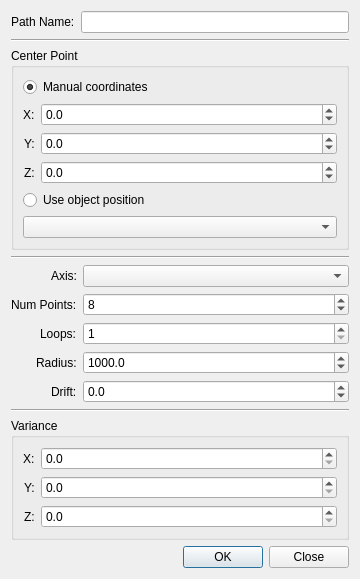
<?xml version="1.0" encoding="UTF-8"?>
<ui version="4.0">
 <class>fso::fred::dialogs::WaypointPathGeneratorDialog</class>
 <widget class="QDialog" name="fso::fred::dialogs::WaypointPathGeneratorDialog">
  <property name="geometry">
   <rect>
    <x>0</x>
    <y>0</y>
    <width>360</width>
    <height>560</height>
   </rect>
  </property>
  <property name="windowTitle">
   <string>Waypoint Path Generator</string>
  </property>
  <layout class="QVBoxLayout" name="verticalLayout">
   <item>
    <layout class="QFormLayout" name="nameFormLayout">
     <property name="labelAlignment">
      <set>Qt::AlignRight|Qt::AlignTrailing|Qt::AlignVCenter</set>
     </property>
     <item row="0" column="0">
      <widget class="QLabel" name="pathNameLabel">
       <property name="text">
        <string>Path Name:</string>
       </property>
      </widget>
     </item>
     <item row="0" column="1">
      <widget class="QLineEdit" name="pathNameLineEdit"/>
     </item>
    </layout>
   </item>
   <item>
    <widget class="Line" name="line1">
     <property name="orientation">
      <enum>Qt::Horizontal</enum>
     </property>
    </widget>
   </item>
   <item>
    <widget class="QGroupBox" name="centerGroupBox">
     <property name="title">
      <string>Center Point</string>
     </property>
     <layout class="QVBoxLayout" name="centerVLayout">
      <item>
       <widget class="QRadioButton" name="manualCenterRadio">
        <property name="text">
         <string>Manual coordinates</string>
        </property>
        <property name="checked">
         <bool>true</bool>
        </property>
       </widget>
      </item>
      <item>
       <layout class="QFormLayout" name="manualCoordsLayout">
        <property name="labelAlignment">
         <set>Qt::AlignRight|Qt::AlignTrailing|Qt::AlignVCenter</set>
        </property>
        <item row="0" column="0">
         <widget class="QLabel" name="centerXLabel">
          <property name="text">
           <string>X:</string>
          </property>
         </widget>
        </item>
        <item row="0" column="1">
         <widget class="QDoubleSpinBox" name="centerXSpinBox">
          <property name="minimum">
           <double>-999999.000000000000000</double>
          </property>
          <property name="maximum">
           <double>999999.000000000000000</double>
          </property>
          <property name="decimals">
           <number>1</number>
          </property>
          <property name="value">
           <double>0.000000000000000</double>
          </property>
         </widget>
        </item>
        <item row="1" column="0">
         <widget class="QLabel" name="centerYLabel">
          <property name="text">
           <string>Y:</string>
          </property>
         </widget>
        </item>
        <item row="1" column="1">
         <widget class="QDoubleSpinBox" name="centerYSpinBox">
          <property name="minimum">
           <double>-999999.000000000000000</double>
          </property>
          <property name="maximum">
           <double>999999.000000000000000</double>
          </property>
          <property name="decimals">
           <number>1</number>
          </property>
          <property name="value">
           <double>0.000000000000000</double>
          </property>
         </widget>
        </item>
        <item row="2" column="0">
         <widget class="QLabel" name="centerZLabel">
          <property name="text">
           <string>Z:</string>
          </property>
         </widget>
        </item>
        <item row="2" column="1">
         <widget class="QDoubleSpinBox" name="centerZSpinBox">
          <property name="minimum">
           <double>-999999.000000000000000</double>
          </property>
          <property name="maximum">
           <double>999999.000000000000000</double>
          </property>
          <property name="decimals">
           <number>1</number>
          </property>
          <property name="value">
           <double>0.000000000000000</double>
          </property>
         </widget>
        </item>
       </layout>
      </item>
      <item>
       <widget class="QRadioButton" name="objectCenterRadio">
        <property name="text">
         <string>Use object position</string>
        </property>
       </widget>
      </item>
      <item>
       <widget class="QComboBox" name="centerObjectCombo"/>
      </item>
     </layout>
    </widget>
   </item>
   <item>
    <widget class="Line" name="line2">
     <property name="orientation">
      <enum>Qt::Horizontal</enum>
     </property>
    </widget>
   </item>
   <item>
    <layout class="QFormLayout" name="shapeFormLayout">
     <property name="labelAlignment">
      <set>Qt::AlignRight|Qt::AlignTrailing|Qt::AlignVCenter</set>
     </property>
     <item row="0" column="0">
      <widget class="QLabel" name="axisLabel">
       <property name="text">
        <string>Axis:</string>
       </property>
      </widget>
     </item>
     <item row="0" column="1">
      <widget class="QComboBox" name="axisComboBox"/>
     </item>
     <item row="1" column="0">
      <widget class="QLabel" name="numPointsLabel">
       <property name="text">
        <string>Num Points:</string>
       </property>
      </widget>
     </item>
     <item row="1" column="1">
      <widget class="QSpinBox" name="numPointsSpinBox">
       <property name="toolTip">
        <string>Points per loop</string>
       </property>
       <property name="minimum">
        <number>3</number>
       </property>
       <property name="maximum">
        <number>360</number>
       </property>
       <property name="value">
        <number>8</number>
       </property>
      </widget>
     </item>
     <item row="2" column="0">
      <widget class="QLabel" name="loopsLabel">
       <property name="text">
        <string>Loops:</string>
       </property>
      </widget>
     </item>
     <item row="2" column="1">
      <widget class="QSpinBox" name="loopsSpinBox">
       <property name="minimum">
        <number>1</number>
       </property>
       <property name="maximum">
        <number>100</number>
       </property>
       <property name="value">
        <number>1</number>
       </property>
      </widget>
     </item>
     <item row="3" column="0">
      <widget class="QLabel" name="radiusLabel">
       <property name="text">
        <string>Radius:</string>
       </property>
      </widget>
     </item>
     <item row="3" column="1">
      <widget class="QDoubleSpinBox" name="radiusSpinBox">
       <property name="minimum">
        <double>0.100000000000000</double>
       </property>
       <property name="maximum">
        <double>999999.000000000000000</double>
       </property>
       <property name="decimals">
        <number>1</number>
       </property>
       <property name="value">
        <double>1000.000000000000000</double>
       </property>
      </widget>
     </item>
     <item row="4" column="0">
      <widget class="QLabel" name="driftLabel">
       <property name="text">
        <string>Drift:</string>
       </property>
      </widget>
     </item>
     <item row="4" column="1">
      <widget class="QDoubleSpinBox" name="driftSpinBox">
       <property name="toolTip">
        <string>Total drift along the perpendicular axis, centered on the center point</string>
       </property>
       <property name="minimum">
        <double>-999999.000000000000000</double>
       </property>
       <property name="maximum">
        <double>999999.000000000000000</double>
       </property>
       <property name="decimals">
        <number>1</number>
       </property>
       <property name="value">
        <double>0.000000000000000</double>
       </property>
      </widget>
     </item>
    </layout>
   </item>
   <item>
    <widget class="Line" name="line3">
     <property name="orientation">
      <enum>Qt::Horizontal</enum>
     </property>
    </widget>
   </item>
   <item>
    <widget class="QGroupBox" name="varianceGroupBox">
     <property name="title">
      <string>Variance</string>
     </property>
     <layout class="QFormLayout" name="varianceFormLayout">
      <property name="labelAlignment">
       <set>Qt::AlignRight|Qt::AlignTrailing|Qt::AlignVCenter</set>
      </property>
      <item row="0" column="0">
       <widget class="QLabel" name="varianceXLabel">
        <property name="text">
         <string>X:</string>
        </property>
       </widget>
      </item>
      <item row="0" column="1">
       <widget class="QDoubleSpinBox" name="varianceXSpinBox">
        <property name="minimum">
         <double>0.000000000000000</double>
        </property>
        <property name="maximum">
         <double>999999.000000000000000</double>
        </property>
        <property name="decimals">
         <number>1</number>
        </property>
        <property name="value">
         <double>0.000000000000000</double>
        </property>
       </widget>
      </item>
      <item row="1" column="0">
       <widget class="QLabel" name="varianceYLabel">
        <property name="text">
         <string>Y:</string>
        </property>
       </widget>
      </item>
      <item row="1" column="1">
       <widget class="QDoubleSpinBox" name="varianceYSpinBox">
        <property name="minimum">
         <double>0.000000000000000</double>
        </property>
        <property name="maximum">
         <double>999999.000000000000000</double>
        </property>
        <property name="decimals">
         <number>1</number>
        </property>
        <property name="value">
         <double>0.000000000000000</double>
        </property>
       </widget>
      </item>
      <item row="2" column="0">
       <widget class="QLabel" name="varianceZLabel">
        <property name="text">
         <string>Z:</string>
        </property>
       </widget>
      </item>
      <item row="2" column="1">
       <widget class="QDoubleSpinBox" name="varianceZSpinBox">
        <property name="minimum">
         <double>0.000000000000000</double>
        </property>
        <property name="maximum">
         <double>999999.000000000000000</double>
        </property>
        <property name="decimals">
         <number>1</number>
        </property>
        <property name="value">
         <double>0.000000000000000</double>
        </property>
       </widget>
      </item>
     </layout>
    </widget>
   </item>
   <item>
    <widget class="QDialogButtonBox" name="buttonBox">
     <property name="standardButtons">
      <set>QDialogButtonBox::Ok|QDialogButtonBox::Close</set>
     </property>
    </widget>
   </item>
  </layout>
 </widget>
 <resources/>
 <connections/>
</ui>
